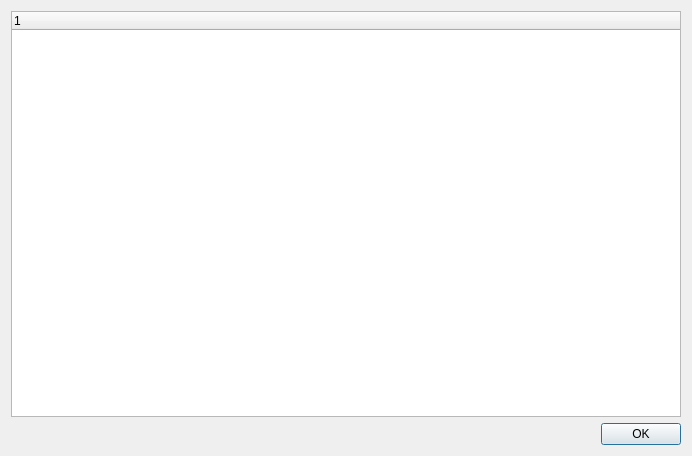
<?xml version="1.0" encoding="UTF-8"?>
<ui version="4.0">
 <class>WidgetImageSelectorSensor</class>
 <widget class="QDialog" name="WidgetImageSelectorSensor">
  <property name="geometry">
   <rect>
    <x>0</x>
    <y>0</y>
    <width>692</width>
    <height>456</height>
   </rect>
  </property>
  <property name="windowTitle">
   <string>Dialog</string>
  </property>
  <property name="windowIcon">
   <iconset resource="../../AutosResourceFile.qrc">
    <normaloff>:/Images/Images/fatbee_v2.ico</normaloff>:/Images/Images/fatbee_v2.ico</iconset>
  </property>
  <layout class="QVBoxLayout" name="verticalLayout">
   <item>
    <widget class="QTreeWidget" name="WidgetImageSelectorSensorTreeWidget">
     <column>
      <property name="text">
       <string notr="true">1</string>
      </property>
     </column>
    </widget>
   </item>
   <item>
    <layout class="QHBoxLayout" name="horizontalLayout">
     <item>
      <spacer name="horizontalSpacer">
       <property name="orientation">
        <enum>Qt::Horizontal</enum>
       </property>
       <property name="sizeHint" stdset="0">
        <size>
         <width>488</width>
         <height>20</height>
        </size>
       </property>
      </spacer>
     </item>
     <item>
      <widget class="QPushButton" name="WidgetImageSelectorSensorPushButtonOk">
       <property name="text">
        <string>OK</string>
       </property>
      </widget>
     </item>
    </layout>
   </item>
  </layout>
 </widget>
 <resources>
  <include location="../../AutosResourceFile.qrc"/>
 </resources>
 <connections/>
</ui>
